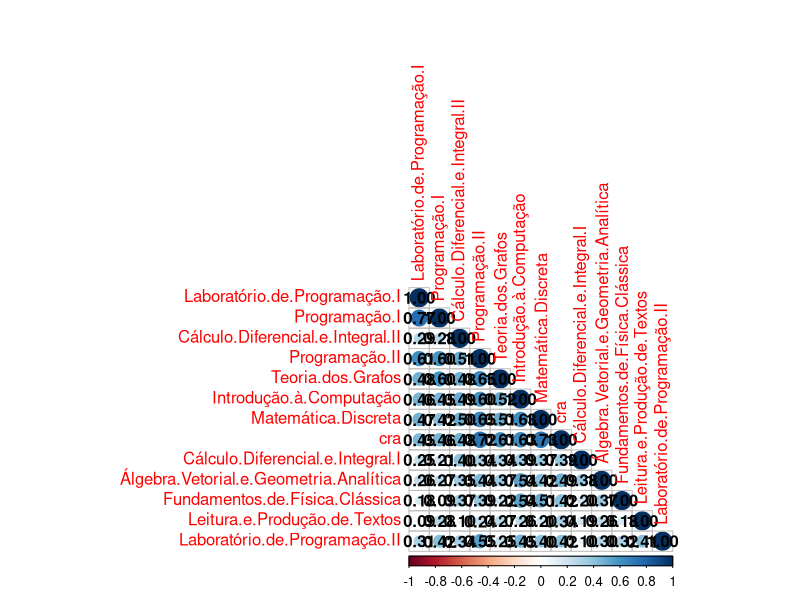
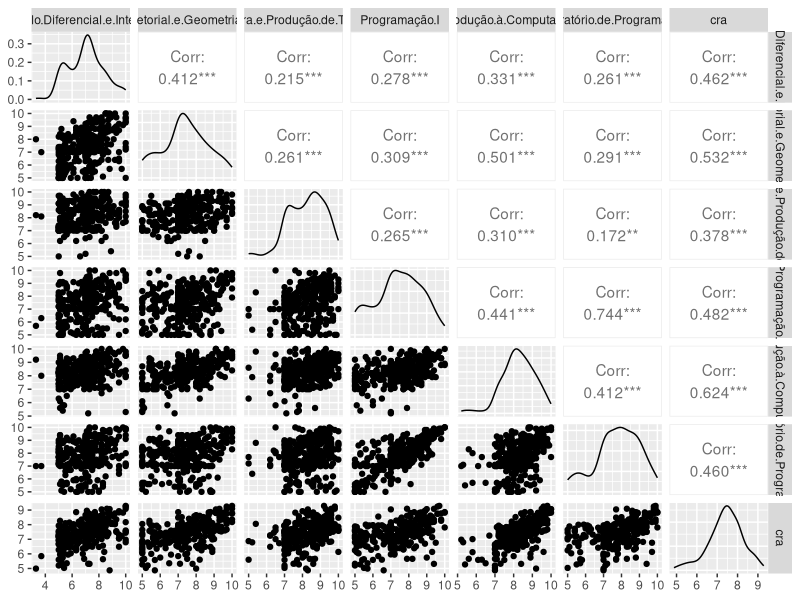
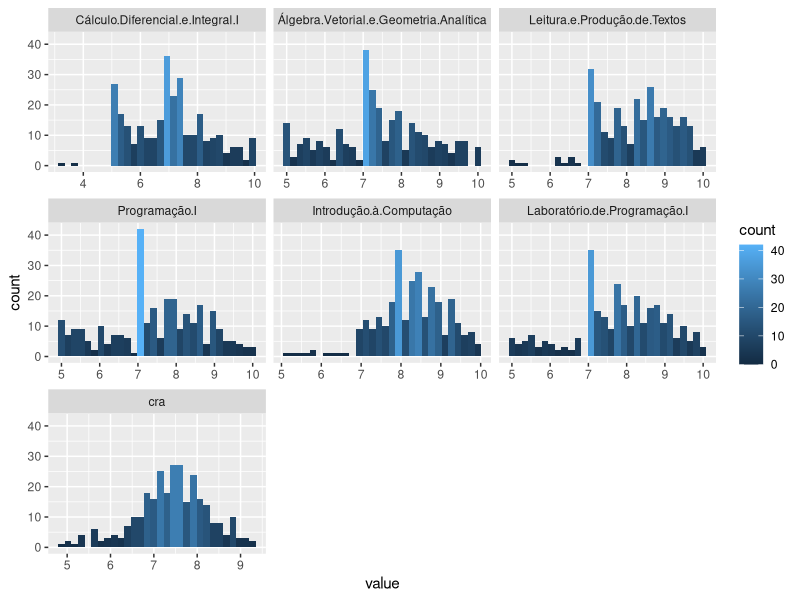
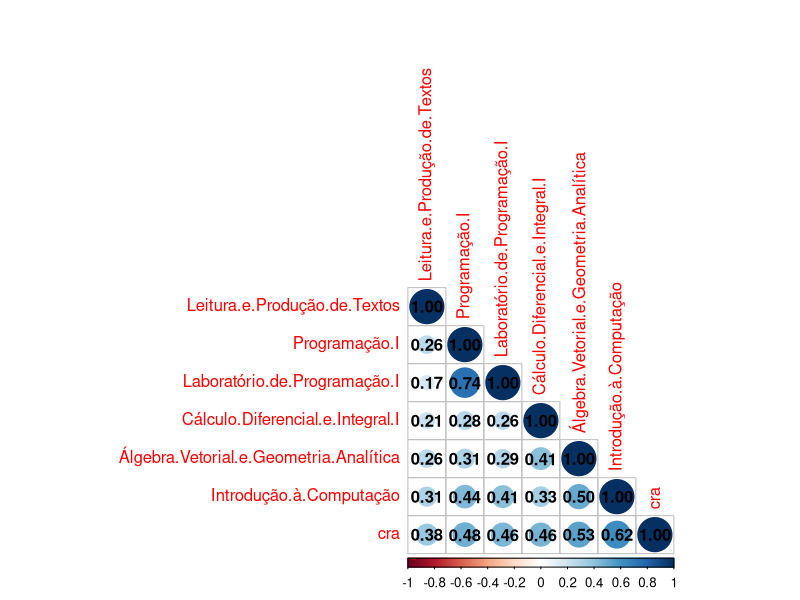
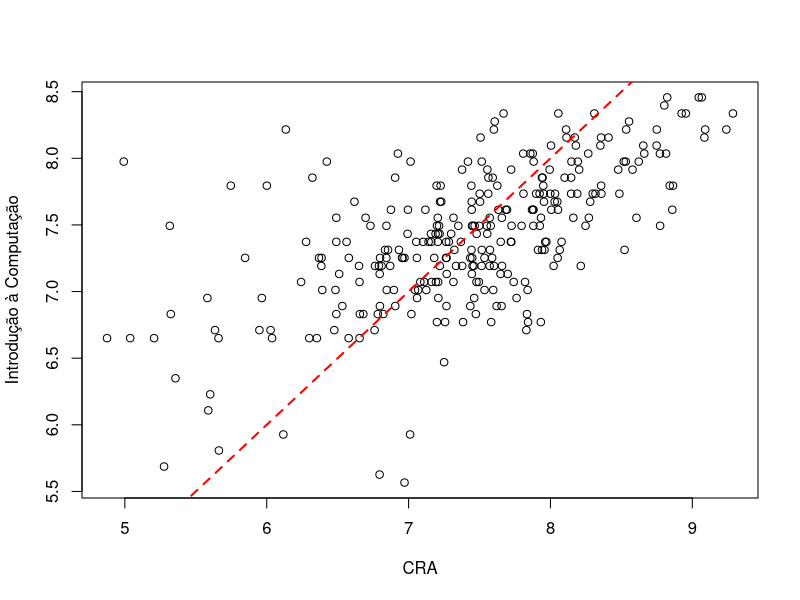
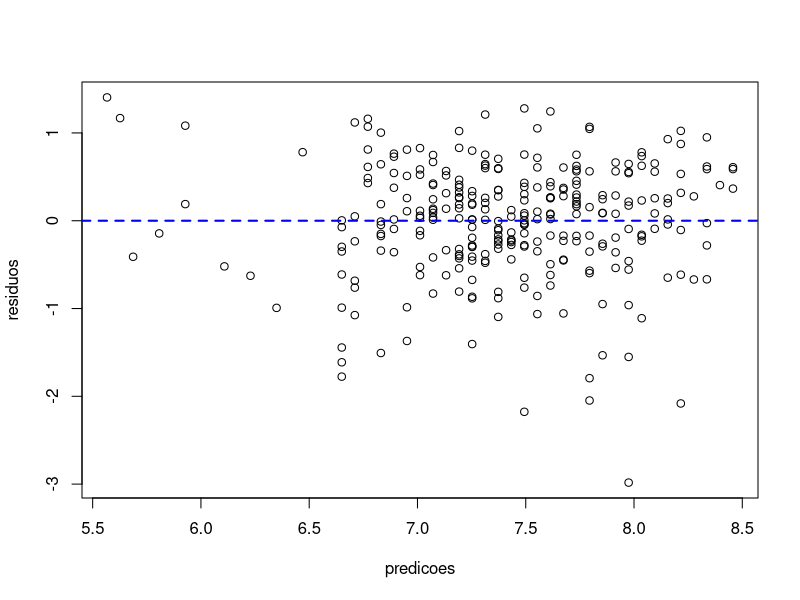
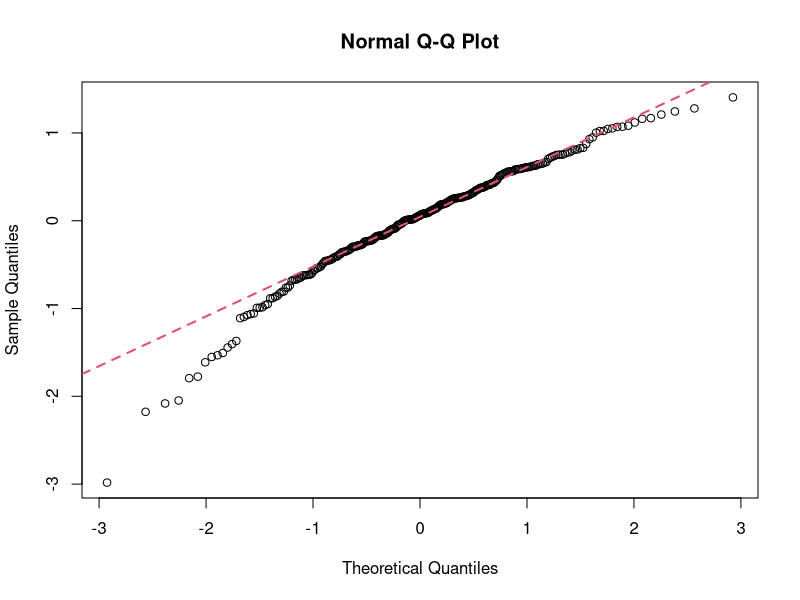
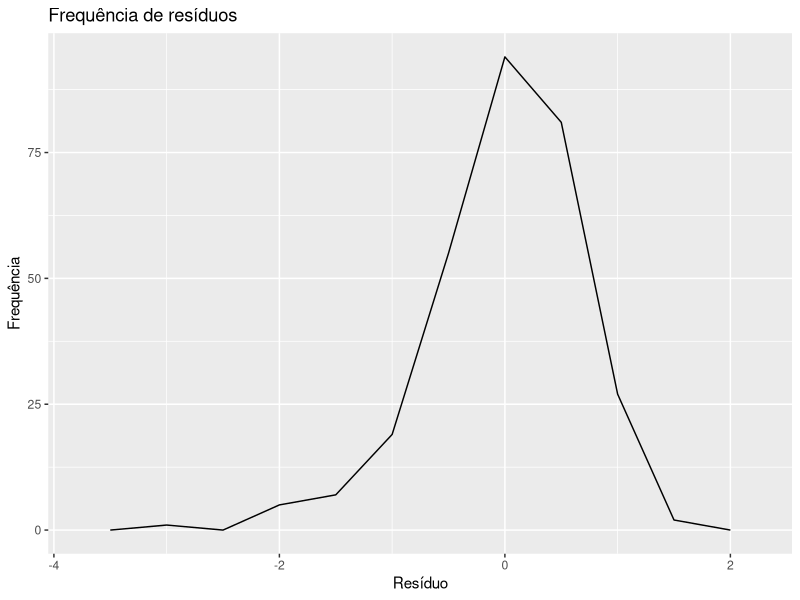

Recreate these plots in R, in order.
## ---- chunk 1
library(dplyr)
library(reshape2)
library(GGally)
library(ggplot2)
library(corrplot)
## ---- chunk 2
dados <- read.csv("dados/graduados.csv")
## ---- chunk 3
#ordenando os dados pela matrícula
graduados <- dados %>%
  arrange(matricula)

#filtrando dados e removendo os NaNs
graduados.clean <- graduados %>%
  filter(!is.na(media))

#calculando CRA dos alunos e salvando numa coluna
graduados.cra <- graduados.clean %>%
  group_by(matricula) %>%
  mutate(cra.contrb = media*creditos) %>%
  summarise(cra = sum(cra.contrb)/sum(creditos))

#utilizando a função dcast para deixar o dataset na forma ideal para a análise
graduados.model.input <- graduados.clean %>%
  group_by(matricula, disciplina) %>%
  filter(media == max(media))%>%
  ungroup() %>%
  select(matricula, disciplina, media) %>%
  mutate(disciplina = as.factor(gsub(" ", ".", disciplina))) %>%
  dcast(matricula ~disciplina, mean) %>%
  merge(graduados.cra)
## ---- chunk 4

#selecionando disciplinas do primeiro e segundo período e cra
p1.p2 <- graduados.model.input %>%
  select(Laboratório.de.Programação.I, Programação.I, Introdução.à.Computação, Cálculo.Diferencial.e.Integral.I, Álgebra.Vetorial.e.Geometria.Analítica, Leitura.e.Produção.de.Textos, Cálculo.Diferencial.e.Integral.II, Matemática.Discreta, Programação.II, Teoria.dos.Grafos, Fundamentos.de.Física.Clássica, Laboratório.de.Programação.II, cra)

p1.p2 <- na.omit(p1.p2)

lm.p1p2 <-lm(cra ~ ., p1.p2)

summary(lm.p1p2)
## ---- chunk 5
#calculando matriz de correlação
correlationMatrix <- cor(p1.p2)

#utlizamos a bibliota corrplot para montar o gráfico com as correlações
corrplot(correlationMatrix, method="circle", type="lower", order="hclust", addCoef.col = "black")
## ---- chunk 6
lm.p1p2.melhorado <-lm(cra ~ . -Laboratório.de.Programação.I, p1.p2, -Teoria.dos.Grafos, Programação.II)

summary(lm.p1p2.melhorado)

#reduzindo gráficos residos 
#par(mfrow=c(2,1))
#plot(lm.p1p2.melhor, which=1:2)

## ---- chunk 7
#filtrando disciplinas
primeiro.periodo <- graduados.model.input %>%
  select(matricula, Cálculo.Diferencial.e.Integral.I, Álgebra.Vetorial.e.Geometria.Analítica, Leitura.e.Produção.de.Textos, Programação.I, Introdução.à.Computação, Laboratório.de.Programação.I, cra)

#removendo NaNs
primeiro.periodo <- na.omit(primeiro.periodo)
primeiro.periodo <- primeiro.periodo %>% select(-matricula)

#plotando relacionamento entra as disciplinas
ggpairs(primeiro.periodo)

#utilizamos a função melt para transformar os dados e podermos ter o plot dos histogramas de todas as disciplinas
df1 <- melt(primeiro.periodo)

#plotando histogramas
ggplot(df1,aes(x = value)) + 
    facet_wrap(~variable, scales = "free_x") + 
    geom_histogram(aes(fill=..count..))
## ---- chunk 8
#calculando matriz de correlação
correlationMatrix1 <- cor(primeiro.periodo)

#utlizamos a bibliota corrplot para montar o gráfico com as correlações
corrplot(correlationMatrix1, method="circle", type="lower", order="hclust", addCoef.col = "black")
## ---- chunk 9
#modelo de regressao linear apenas com a disciplina de (IC) Introdução a Computação
IC <- primeiro.periodo$Introdução.à.Computação
CRA.p.1 <- primeiro.periodo$cra

lm.IC = lm(CRA.p.1 ~ IC)
## ---- chunk 10
summary(lm.IC)
## ---- chunk 11
predicoes = predict.lm(lm.IC,primeiro.periodo)
residuos = CRA.p.1 - predicoes
## ---- chunk 12
axisRange = extendrange(c(CRA.p.1,predicoes)) #deixando as variáveis na mesma escala

#plot modelo
plot(CRA.p.1,predicoes, xlab="CRA", ylab="Introdução à Computação")
abline(0,1,col="red",lty=2,lwd=2)

## ---- chunk 13
#plot residuos
plot(predicoes,residuos)
abline(h=0,col="blue",lty=2,lwd=2)

## ---- chunk 14
qqnorm(residuos)
qqline(residuos, col = 2,lwd=2,lty=2)
## ---- chunk 15
ggplot(lm.IC, aes(.resid)) + labs(title="Frequência de resíduos", x= "Resíduo", y="Frequência") + 
  geom_freqpoly(binwidth = 0.5) 
## ---- chunk 16
#modelo utilizando todas as variaveis
lm.primeiro.periodo <- lm(cra ~ Laboratório.de.Programação.I + Programação.I + Introdução.à.Computação + Cálculo.Diferencial.e.Integral.I + Álgebra.Vetorial.e.Geometria.Analítica + Leitura.e.Produção.de.Textos, primeiro.periodo)

summary(lm.primeiro.periodo)

## ---- chunk 17
#plot do modelo
prediction <- predict(lm.primeiro.periodo)

lm_prediction <- data.frame(pred = prediction, obs = primeiro.periodo$cra)

ggplot(lm_prediction, aes(pred, obs)) +  geom_point(alpha = 0.1, position = position_jitter(width = 0.3)) + 
  labs(title="Previsão do modelo", x= "Predição", y="CRA") +  
  geom_line(aes(y = predict(lm.primeiro.periodo, primeiro.periodo)), colour = "red")
## ---- chunk 18
predicoes = predict.lm(lm.primeiro.periodo,primeiro.periodo)
residuos = primeiro.periodo$cra - predicoes
plot(predicoes,residuos)
abline(h=0,col="blue",lty=2,lwd=2)

## ---- chunk 19
qqnorm(residuos)
qqline(residuos, col = 2,lwd=2,lty=2)
## ---- chunk 20
ggplot(lm.primeiro.periodo, aes(.resid)) + labs(title="Frequência de resíduos", x= "Resíduo", y="Frequência") + 
  geom_freqpoly(binwidth = 0.5) 
## ---- chunk 21
segundo.periodo <-  graduados.model.input %>%
  select(matricula, Cálculo.Diferencial.e.Integral.II, Matemática.Discreta, Programação.II, Teoria.dos.Grafos, Fundamentos.de.Física.Clássica, Laboratório.de.Programação.II, cra)

segundo.periodo <- na.omit(segundo.periodo)
segundo.periodo <- segundo.periodo %>% select(-matricula)

ggpairs(segundo.periodo)

df2 <- melt(segundo.periodo)

ggplot(df2,aes(x = value)) + 
    facet_wrap(~variable, scales = "free_x") + 
    geom_histogram()

## ---- chunk 22
correlationMatrix2 <- cor(segundo.periodo)
print(correlationMatrix2)
corrplot(correlationMatrix2, method="circle", type="lower", order="hclust", addCoef.col = "black")
## ---- chunk 23
lm.segundo.periodo <- lm(cra ~ Cálculo.Diferencial.e.Integral.II + Matemática.Discreta + Programação.II + Teoria.dos.Grafos+ Fundamentos.de.Física.Clássica+ Laboratório.de.Programação.II, segundo.periodo)

summary(lm.segundo.periodo)


#plot do modelo
prediction <- predict(lm.segundo.periodo)

exp.prediction <- exp(prediction) - 1 #transformando o vetor de predição para a unidade original do problema (em ha).

lm_prediction <- data.frame(pred = exp.prediction, obs = segundo.periodo$cra)


ggplot(lm_prediction, aes(pred, obs)) +  geom_point(alpha = 0.1, position = position_jitter(width = 0.3)) + 
  labs(title="Previsão do modelo", x= "Predição", y="CRA") +  
  geom_line(aes(y = predict(lm.segundo.periodo, segundo.periodo)), colour = "red")
## ---- chunk 24
predicoes = predict.lm(lm.segundo.periodo,segundo.periodo)
residuos = segundo.periodo$cra - predicoes
plot(predicoes,residuos)
abline(h=0,col="blue",lty=2,lwd=2)

## ---- chunk 25
qqnorm(residuos)
qqline(residuos, col = 2,lwd=2,lty=2)
## ---- chunk 26
ggplot(lm.segundo.periodo, aes(.resid)) + labs(title="Frequência de resíduos", x= "Resíduo", y="Frequência") + 
  geom_freqpoly(binwidth = 0.5) 
